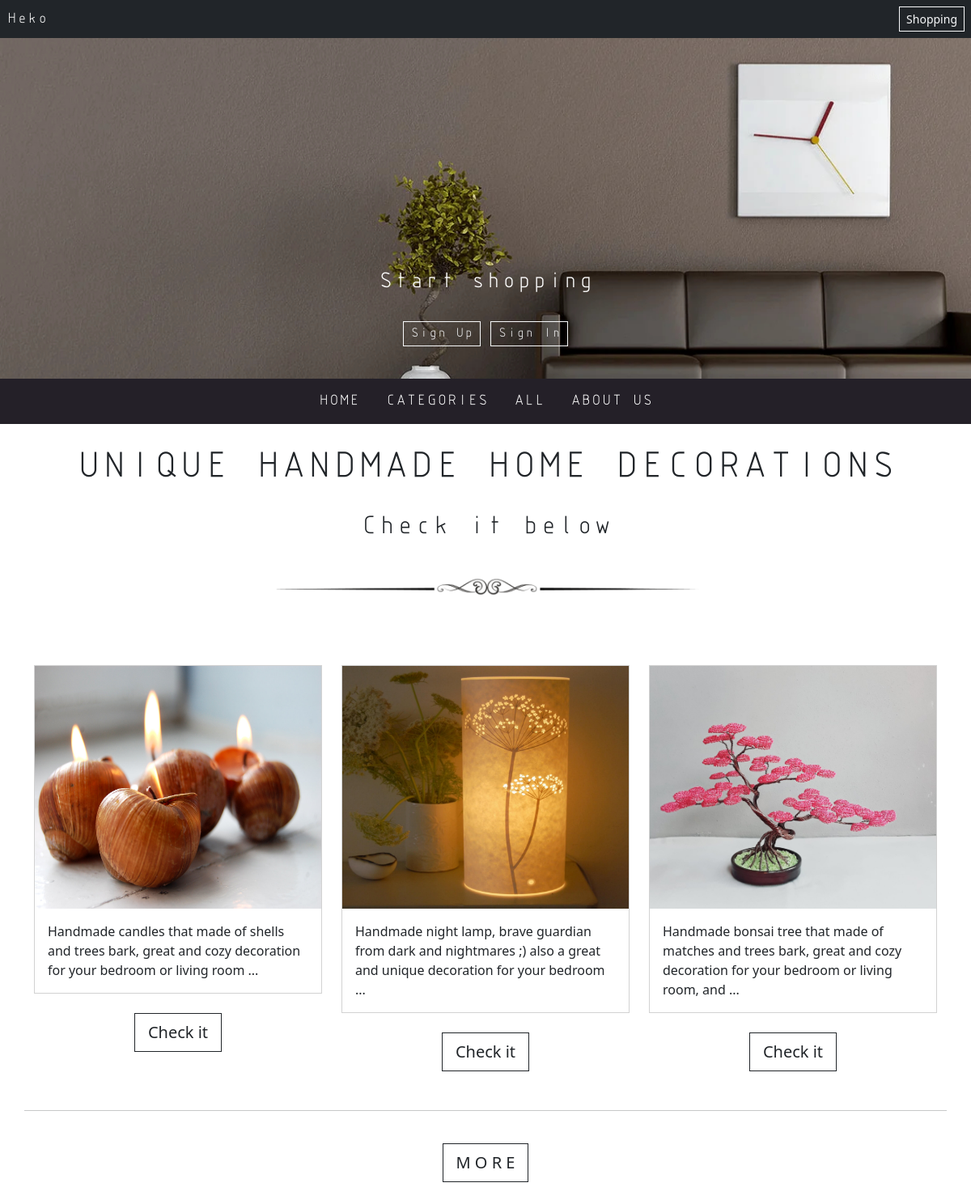
The page / on the database its author committed.
### product/models.py (models this page shows, shortened)
class Product(models.Model):
    category = models.ForeignKey('Category', on_delete=models.CASCADE, related_name='products')
    title = models.CharField(max_length=100, blank=False)
    price = models.IntegerField(null=False, blank=False)
    description = models.TextField(null=False, blank=False)
    date = models.DateField(auto_now=True)
    available = models.BooleanField(default=True)
    featured = models.BooleanField(default=False)
    def get_absolute_url(self):
        return reverse('product:product', kwargs={'pk': self.pk})

class Gallery(models.Model):
    product = models.ForeignKey('Product', on_delete=models.CASCADE, related_name='images')
    image = models.ImageField(upload_to='product_img', blank=True)

### product/views.py (the view)
# urls.py: path('', include('product.urls', namespace='home')),
def home(request):
    f_products = Product.objects.filter(featured=True)
    return render(request, 'home.html', {'f_products': f_products})

### templates/home.html (shortened to what this page needs)
<!DOCTYPE html>
<html lang="en">
{% load static %}
<head>
    <link href="{% static 'css/bootstrap.css' %}" rel="stylesheet" type="text/css" media="all" />
    <link href="{% static 'default/styles.css' %}" rel="stylesheet" type="text/css" media="all" />
</head>
<body class="">
<nav class="navbar bg-dark p-2 fixed-top">
    <a class="nav-link active text-white isoct fw-bold" aria-current="page" href="{% url 'product:home' %}">Heko</a>
    {% if user.is_authenticated and user.avatar %}
        <a class="profile" href="{% url 'user:profile' %}">
            <img class="rounded-circle sm-profile"  src="{{ user.avatar.url }}" alt="">
        </a>
        <a class="btn btn-sm btn-outline-light rounded-0" aria-current="page" href="{% url 'user:sign-out' %}">Sign Out</a>
    {% elif user.is_authenticated %}
        <a class="profile" href="{% url 'user:profile' %}">
            <img class="img-rounded sm-profile" src="{% static 'default/usr_img.png' %}" alt="">
        </a>
        <a class="btn btn-sm btn-outline-light rounded-0" aria-current="page" href="{% url 'user:sign-out' %}">Sign Out</a>
    {% else %}
        <a class="btn btn-sm btn-outline-light rounded-0" aria-current="page" href="{% url 'user:signup' %}">Shopping</a>
    {% endif %}
</nav>
{% block image %}
<div id="carousel" class="carousel slide" data-bs-ride="false">
    <div class="carousel-inner">
        <div class="carousel-item active">
            <img src="{% static 'default/bg.png' %}" class="d-block w-100" alt="...">
            <div class="carousel-caption d-none d-md-block isoct fw-bold">
                <h4 class="fw-bold">Start shopping</h4>
                <br>
                {% if user.is_authenticated %}
                <p> Welcome! We hope you will be satisfied</p>
                {% else %}
                <a class="btn btn-sm btn-outline-light rounded-0 fw-bold" aria-current="page" href="{% url 'user:signup' %}">
                    Sign Up
                </a>
                <a class="btn btn-sm btn-outline-light rounded-0 fw-bold" aria-current="page" href="{% url 'user:sign-in' %}">
                    Sign In
                </a>
                {% endif %}
            </div>
        </div>
    </div>
</div>
{% endblock %}
<ul class="nav bg-dark2 justify-content-center isoct fw-bold p-2 sticky-top sticky-offset">
    <li class="nav-item">
        <a class="nav-link active text-white" aria-current="page" href="{% url 'product:home' %}">HOME</a>
    </li>
    <li class="nav-item">
        <a class="nav-link text-white" href="{% url 'product:categories' %}">CATEGORIES</a>
    </li>
    <li class="nav-item">
        <a class="nav-link text-white" href="{% url 'product:products' %}">ALL</a>
    </li>
    <li class="nav-item">
        <a class="nav-link text-white" href="{% url 'product:about' %}">ABOUT US</a>
    </li>
</ul>
{% block head %}
<h1 class="text-center isoct fw-bold mt-3 p-3">UNIQUE HANDMADE HOME DECORATIONS</h1>
<h3 class="text-center isoct fw-bold p-2">Check it below</h3>
<img src="{% static 'default/sl.png' %}" class="w-50 mx-auto d-block" alt="...">
{% endblock %}
<div class="container pb-5 mb-5 ml-5">
    <div class="row mb-5">
    {% block content %}
        {% for product in f_products %}
        <div class="col-4 mt-5">
            <div class="card rounded-0">
              <img src="{{ product.images.first.image.url }}" class="card-img-top rounded-0" style="height:300px" alt="...">
              <div class="card-body">
                <p class="card-text">{{ product.description|slice:120 }} ...</p>
              </div>
            </div>
            <div class="text-center mt-4">
                <a href="{{ product.get_absolute_url }}" class="btn btn-lg btn-outline-dark rounded-0">Check it</a>
            </div>
        </div>
        {% endfor %}
        <hr class="mt-5">
        <div class="text-center mt-4">
            <a href="{% url 'product:products' %}" class="btn btn-lg btn-outline-dark rounded-0">M O R E</a>
        </div>
    {% endblock %}
    </div>
</div>
</body>
</html>

### static/default/styles.css (style rules this page uses)
.isoct { font-family: 'ISOCT'; font-weight: normal; font-style: normal; }
.sticky-offset { border-top: 3; border-color: white; top: 40px; }
.bg-dark2 { background-color: #242028; }

### rows shown on the page
Product: images.first.image (picture), description "Handmade candles that made of shells and trees bark, great and cozy decoration for your bedroom or living room"
Product: images.first.image (picture), description "Handmade night lamp, brave guardian from dark and nightmares ;) also a great and unique decoration for your bedroom"
Product: images.first.image (picture), description "Handmade bonsai tree that made of matches and trees bark, great and cozy decoration for your bedroom or living room, and"
